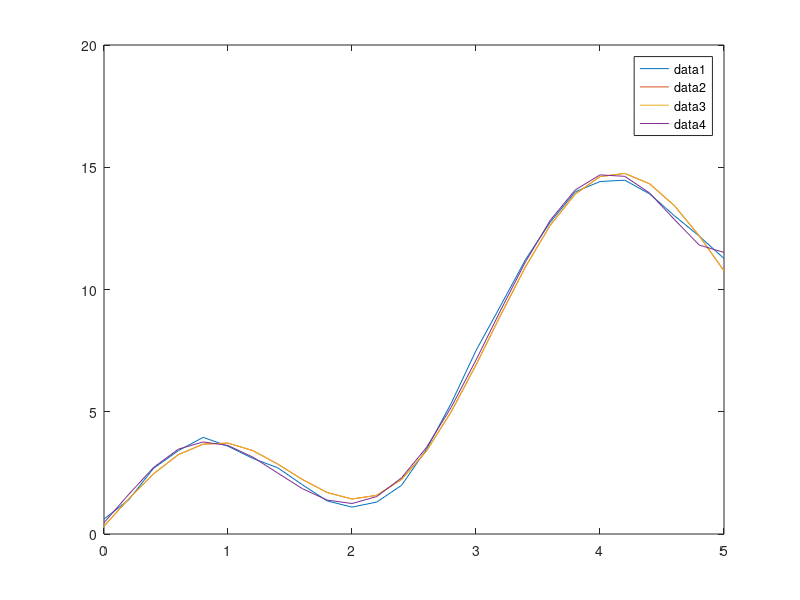

MATLAB code for this plot:
clear all; clc; clf
i = linspace(0,5,26);
velocidad = load('datos_velocidades.txt');
##velocidad = velocidad';
plot(i,velocidad);

f1 = @(t) sin(2*t);

f2 = @(t) t.^2;

f3 = @(t) 2.^t;

f4 = @(t) 1+0*t;

##F = @(t) [f1(t) f2(t) f3(t) f4(t)];
F = @(t) [f1(t(:)), f2(t(:)), f3(t(:)), f4(t(:))];


coef = F(i)\velocidad;

g = @(t) F(t)*coef;

hold on;
ii = linspace(0,6,100);
plot(i,g(i));

##ALT
M = [f1(i(:)) f2(i(:)) f3(i(:)) f4(i(:))];
A = M'*M;
b = M'*velocidad;

##c = A\b
c = A\b;
Tm = @(t) c(1)*f1(t) + c(2) * f2(t) + c(3) * f3(t) + c(4) * f4(t);
figure(1);
plot(i,Tm(i));

##POLY
cp6=polyfit(i,velocidad,6);
p6=@(t) polyval(cp6,t);
figure(1);
plot(i,p6(i));
legend()

#ERRORES

err1 = norm(velocidad-g(i))
err2 = norm(velocidad-Tm(i))
err3 = norm(velocidad-p6(i))

